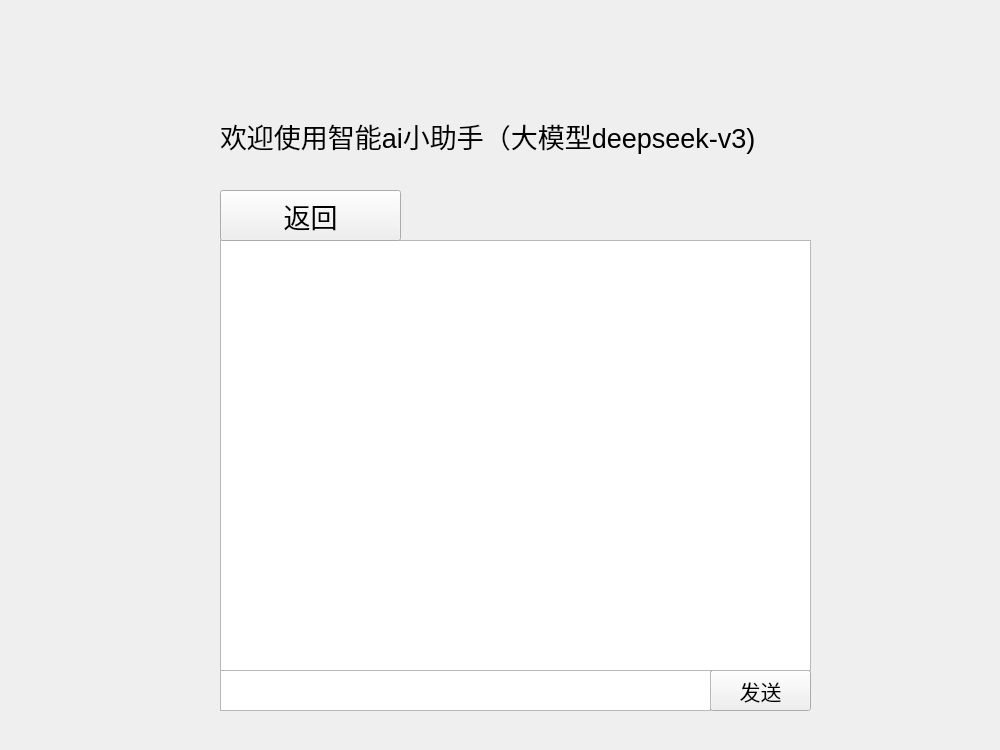
<?xml version="1.0" encoding="UTF-8"?>
<ui version="4.0">
 <class>ChatWindow</class>
 <widget class="QWidget" name="ChatWindow">
  <property name="geometry">
   <rect>
    <x>0</x>
    <y>0</y>
    <width>1000</width>
    <height>750</height>
   </rect>
  </property>
  <property name="windowTitle">
   <string>Form</string>
  </property>
  <property name="styleSheet">
   <string notr="true">Qlabel#label{
	color: rgb(255, 148, 168);
}</string>
  </property>
  <widget class="QPushButton" name="sendButton">
   <property name="geometry">
    <rect>
     <x>710</x>
     <y>670</y>
     <width>101</width>
     <height>41</height>
    </rect>
   </property>
   <property name="font">
    <font>
     <pointsize>16</pointsize>
    </font>
   </property>
   <property name="text">
    <string>发送</string>
   </property>
  </widget>
  <widget class="QTextEdit" name="chatDisplay">
   <property name="geometry">
    <rect>
     <x>220</x>
     <y>240</y>
     <width>591</width>
     <height>431</height>
    </rect>
   </property>
  </widget>
  <widget class="QTextEdit" name="inputEdit">
   <property name="geometry">
    <rect>
     <x>220</x>
     <y>670</y>
     <width>491</width>
     <height>41</height>
    </rect>
   </property>
  </widget>
  <widget class="QPushButton" name="backButton">
   <property name="geometry">
    <rect>
     <x>220</x>
     <y>190</y>
     <width>181</width>
     <height>51</height>
    </rect>
   </property>
   <property name="font">
    <font>
     <pointsize>20</pointsize>
    </font>
   </property>
   <property name="text">
    <string>返回</string>
   </property>
  </widget>
  <widget class="QLabel" name="label">
   <property name="geometry">
    <rect>
     <x>220</x>
     <y>110</y>
     <width>601</width>
     <height>51</height>
    </rect>
   </property>
   <property name="font">
    <font>
     <pointsize>20</pointsize>
    </font>
   </property>
   <property name="text">
    <string>欢迎使用智能ai小助手（大模型deepseek-v3)</string>
   </property>
  </widget>
 </widget>
 <resources/>
 <connections/>
</ui>
